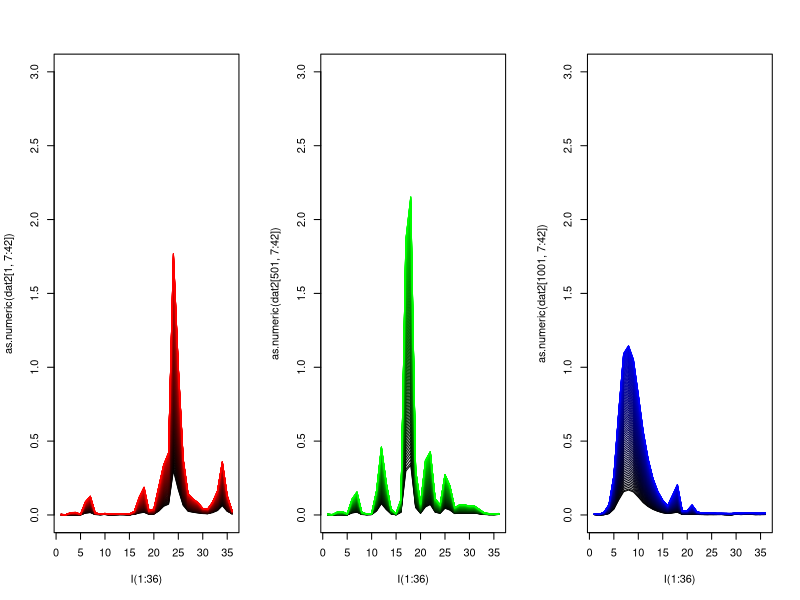
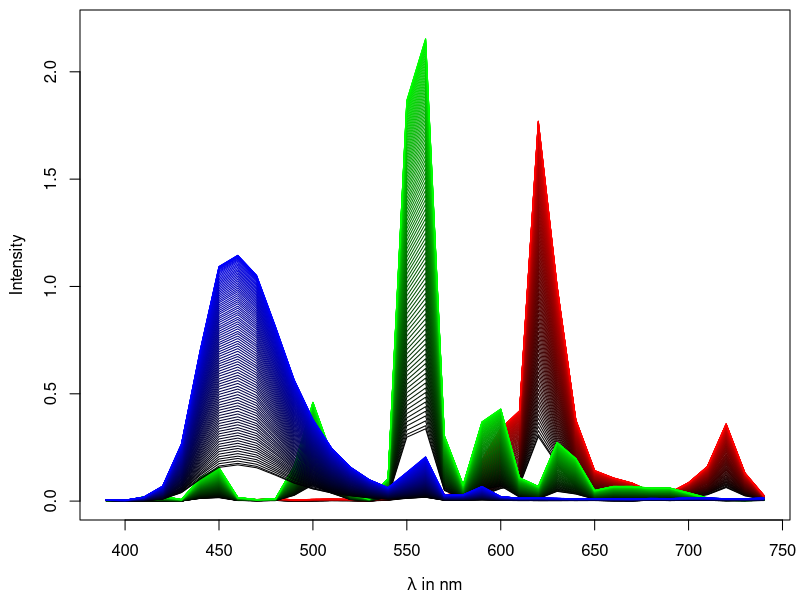

Source code (R) for these figures, in order: (Note: this script raises an error after producing the figures.)
#!/usr/bin/env Rscript
# -*- encoding: utf-8 -*-
# ./plot_spectra_tubes.R
#
# (c) 2010 Konstantin Sering, Nora Umbach, Dominik Wabersich
# <colorlab[at]psycho.uni-tuebingen.de>
#
# GPL 3.0+ or (cc) by-sa (http://creativecommons.org/licenses/by-sa/3.0/)
#
# this script should be looked at together with depth_monitor_plot.R
#
# content: (1) spectra for tubes
#          (2) luminance curves
#
# input: calibration_tubes_raw20120206_1653.txt --> auskommentiert
#        calibration_tubes_raw_20120208_1833.txt
# output: tubes_spectrum.pdf
#         luminance_curves.pdf
#         luminance_curves_zoom.pdf
#
# last mod 2012-02-16, NU

setwd("Z:/AG_Heller/calibdata/measurements/")

## first measurements, not very good
# datL <- readLines("calibration_tubes_raw20120206_1653.txt")
# 
# raw <- as.numeric(unlist(strsplit(unlist(strsplit(datL, ";")), ",")))
# 
# dat2 <- NULL
# for (i in seq(1, length(raw), 42)){
#     dat2 <- rbind(dat2, raw[i:(i+41)])
#     }
# dat2 <- as.data.frame(dat2)

dat1 <- read.table("calibration_tubes_raw_20120208_1833.txt", sep=",", skip=1)

names(dat1) <- c("vR","vG","vB","x","y","Y",paste("l", 1:36, sep=""))

# five measurements per step
dat2 <- aggregate(as.matrix(dat1[,4:ncol(dat1)]) ~ vR + vG + vB, dat1, mean)

dat2 <- dat2[order(dat2$vR, dat2$vG, dat2$vB),]
names(dat2) <- c("vR","vG","vB","x","y","Y",paste("l", 1:36, sep=""))

###### (1) spectra for tubes ######

## three separat plots
par(mfrow=c(1,3))
# red
startp <- 0
endp <- 100
lcolor <- colorRampPalette(c("black","red"))(endp)
plot(as.numeric(dat2[1,7:42]) ~ I(1:36), type="l", col=lcolor[startp],
    ylim=c(0,3))
for (i in startp:endp){
    points(as.numeric(dat2[i,7:42]) ~ I(1:36), type="l", col=lcolor[i])
}

# green
startp <- 101
endp <- 200
lcolor <- colorRampPalette(c("black","green"))(100)
plot(as.numeric(dat2[501,7:42]) ~ I(1:36), type="l", col=lcolor[1],
    ylim=c(0,3))
for (i in startp:endp){
    points(as.numeric(dat2[i,7:42]) ~ I(1:36), type="l", col=lcolor[i-100])
}

# blue
startp <- 201
endp <- 300
lcolor <- colorRampPalette(c("black","blue"))(100)
plot(as.numeric(dat2[1001,7:42]) ~ I(1:36), type="l", col=lcolor[1],
    ylim=c(0,3))
for (i in startp:endp){
    points(as.numeric(dat2[i,7:42]) ~ I(1:36), type="l", col=lcolor[i-200])
}

## together in one plot
pdf("../figures/tubes_spectrum.pdf", width=5,
height=5)
#svg("tubes_spectrum.svg", width=5, height=5)
#png("tubes_spectrum.png", width=450, height=450)
par(mai=c(.8,.8,.1,.1), mgp=c(2.7,1,0))

# red
startp <- 0
endp <- 100
lcolor <- colorRampPalette(c("black","red"))(endp)
plot(as.numeric(dat2[1,7:42]) ~ I(seq(390, 740, 10)), type="l",
    col=lcolor[startp], ylim=c(0,2.2), xlab=expression(paste(lambda, " in nm")), ylab="Intensity")
for (i in startp:endp){
    lines(as.numeric(dat2[i,7:42]) ~ I(seq(390, 740, 10)), col=lcolor[i])
}

# green
startp <- 101
endp <- 200
lcolor <- colorRampPalette(c("black","green"))(100)
lines(as.numeric(dat2[501,7:42]) ~ I(seq(390, 740, 10)), col=lcolor[1])
for (i in startp:endp){
    lines(as.numeric(dat2[i,7:42]) ~ I(seq(390, 740, 10)), col=lcolor[i-100])
}

# blue
startp <- 201
endp <- 300
lcolor <- colorRampPalette(c("black","blue"))(100)
lines(as.numeric(dat2[1001,7:42]) ~ I(seq(390, 740, 10)), col=lcolor[1]) 
for (i in startp:endp){
    lines(as.numeric(dat2[i,7:42]) ~ I(seq(390, 740, 10)), col=lcolor[i-200])
}

dev.off()


###### (2) luminance curves ######

## fitted with nls()

# fit curves with non-linear model (Pinheiro and Bates)
nlsR <- nls(Y ~ p1 + (p2 - p1)*exp(-exp(p3)*vR), data=dat2[1:100,],
        start=c(p1=50, p2=-10, p3=-7))
nlsG <- nls(Y ~ p1 + (p2 - p1)*exp(-exp(p3)*vG), data=dat2[101:200,],
        start=c(p1=50, p2=-10, p3=-7))
nlsB <- nls(Y ~ p1 + (p2 - p1)*exp(-exp(p3)*vB), data=dat2[201:300,],
        start=c(p1=50, p2=-15, p3=-10))

# fit polynomial regression
lmR <- lm(Y ~ vR + I(vR^3), dat2[1:100,])
lmG <- lm(Y ~ vG + I(vG^3), dat2[101:200,])
lmB <- lm(Y ~ vB + I(vB^3), dat2[201:300,])

preR <- predict(lmR)
preG <- predict(lmG)
preB <- predict(lmB)

# predicted values
preR <- predict(nlsR)
preG <- predict(nlsG)
preB <- predict(nlsB)


## all three tubes together
dat3 <- read.table("calibration_tubes_raw_20120210_1050.txt", sep=",", skip=1)
names(dat3) <- c("vR","vG","vB","x","y","Y",paste("l", 1:36, sep=""))

# five measurements per step
dat3 <- aggregate(as.matrix(dat3[,4:ncol(dat3)]) ~ vR + vG + vB, dat3, mean)

dat3 <- dat3[order(dat3$vR, dat3$vG, dat3$vB),]
names(dat3) <- c("vR","vG","vB","x","y","Y",paste("l", 1:36, sep=""))

# are 3 channels additive?
Yadd <- dat2[1:100,6] + dat2[101:200,6] + dat2[201:300,6]
w <- c(1592, 2316, 2234)

guessVoltages <- function(Y) {
    Yred <- 6.173447/(6.173447+22.92364+4.036948)*Y
    Ygreen <- 22.92364/(6.173447+22.92364+4.036948)*Y
    Yblue <- 4.036948/(6.173447+22.92364+4.036948)*Y

    inv <- function(y, p) {-log((y - p[1])/(p[2]-p[1]))/exp(p[3])}

    pR <- summary(nlsR)$par[,1]
    pG <- summary(nlsG)$par[,1]
    pB <- summary(nlsB)$par[,1]
    
    volR <- inv(Yred,   pR)
    volG <- inv(Ygreen, pG)
    volB <- inv(Yblue,  pB)
    
    voltages <- data.frame(Y=Y, volR=volR, volG=volG, volB=volB)
    voltages
}

Yratio <- dat2[1:100,6] + dat2[101:200,6] + dat2[201:300,6]

predict(nlsR, data.frame(vR=1592))
# [1] 6.173447
predict(nlsG, data.frame(vG=2316))
# [1] 22.92364
predict(nlsB, data.frame(vB=2234))
# [1] 4.036948

inv <- function(y, p) {-log((y - p[1])/(p[2]-p[1]))/exp(p[3])}

pR <- summary(nlsR)$par[,1]
pG <- summary(nlsG)$par[,1]
pB <- summary(nlsB)$par[,1]

inv(, pR)

## plot
pdf("../figures/luminance_curves.pdf", width=4, height=4)

par(mai=c(.8,.8,.1,.1), mgp=c(2.6,1,0))
plot(Y ~ vR, dat2[1:100,], ylim=c(0, 70), pch=16, col="red",
    xlab="voltage", ylab="luminance", type="l", lwd=2)
lines(Y ~ vG, dat2[101:200,], col="green", pch=16, lwd=2)
lines(Y ~ vB, dat2[201:300,], col="blue", pch=16, lwd=2)

lines(preR ~ vR, dat2[1:100,], lty=2, col="grey")
lines(preG ~ vR, dat2[1:100,], lty=2, col="grey")
lines(preB ~ vR, dat2[1:100,], lty=2, col="grey")

lines(Y ~ vB, dat3, pch=16, lwd=2)
lines(Yadd ~ vR, dat3, pch=16, col="grey", lwd=2)

legend(1000, 70, c("measured","sum"), col=c("black","grey"), lty=1, lwd=2,
    bty="n")

dev.off()

# zoomed in
pdf("../figures/luminance_curves_zoom.pdf", width=4, height=4)

par(mai=c(.8,.8,.1,.1), mgp=c(2.6,1,0))
plot(Y ~ vR, dat2[1:40,], ylim=c(0, 35), pch=16, col="red",
    xlab="voltage", ylab="luminance", type="l", lwd=2)
lines(Y ~ vG, dat2[101:140,], col="green", pch=16, lwd=2)
lines(Y ~ vB, dat2[201:240,], col="blue", pch=16, lwd=2)

lines(preR[1:40] ~ vR, dat2[1:40,], lty=2)
lines(preG[1:40] ~ vR, dat2[1:40,], lty=2)
lines(preB[1:40] ~ vR, dat2[1:40,], lty=2)

lines(Y[1:40] ~ vB[1:40], dat3, pch=16, lwd=2)
lines(Yadd[1:40] ~ vR[1:40], dat3, pch=16, col="grey", lwd=2)

legend(1000, 35, c("measured","sum"), col=c("black","grey"), lty=1, lwd=2,
    bty="n")

dev.off()

